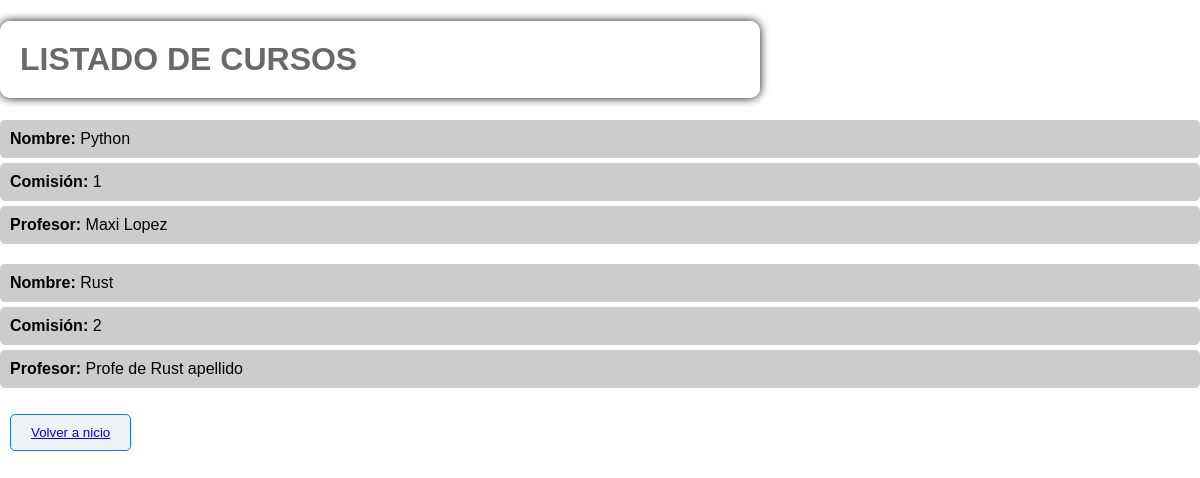
Page /curso/list on the earlier database version.
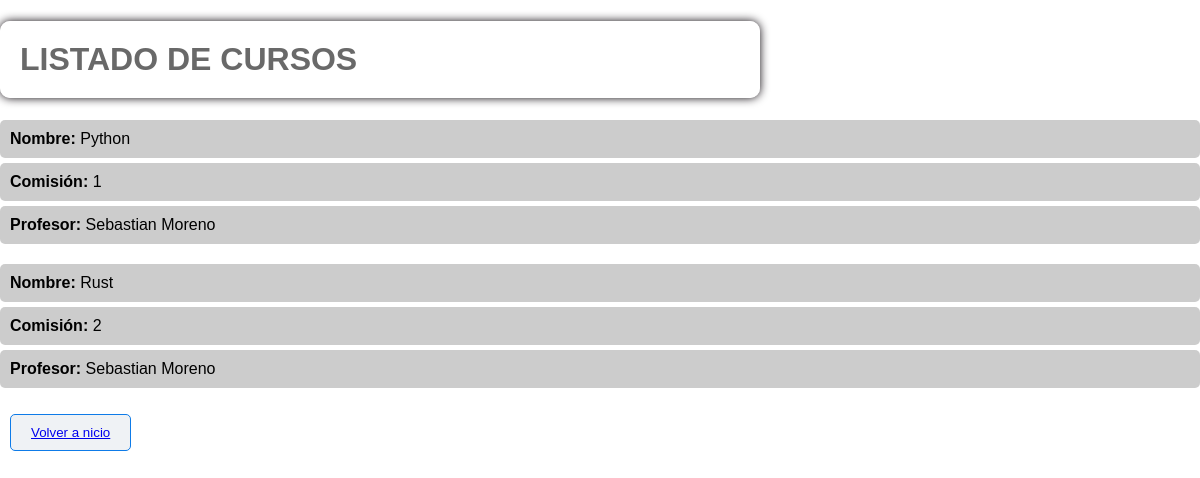
Same page on the later database version.
### core/models.py (models this page shows, shortened)
class Curso(models.Model):
    nombre = models.CharField(max_length=50)
    comision = models.PositiveIntegerField()
    profesor = models.ForeignKey(Profesor, on_delete=models.SET_NULL, null=True, blank=True)

class Profesor(models.Model):
    nombre = models.CharField(max_length=30)
    apellido = models.CharField(max_length=50)
    email = models.EmailField()
    def __str__(self) -> str:
        return f"{self.nombre} {self.apellido}"

### core/views.py (the view)
# urls.py: path("curso/list", views.curso_list, name="curso_list"),
def curso_list(request):
    consulta = models.Curso.objects.all()
    contexto = {"curso": consulta}
    return render(request, "core/curso_list.html", contexto)

### core/templates/core/curso_list.html (shortened to what this page needs)
{% extends 'core/base.html' %}
{% block contenido %}
<h1>LISTADO DE CURSOS</h1>
{% for curso in curso %}
<ul>
    <li>
        <strong>Nombre:</strong> {{ curso.nombre }}
    </li>
    <li>
        <strong>Comisión:</strong> {{ curso.comision }}
    </li>
    <li>
        <strong>Profesor:</strong> {{ curso.profesor }}
    </li>
</ul>
{% endfor %}
<button class="btn2"><a href="{% url 'index' %}">Volver a nicio</a></button>
{% endblock contenido %}

Differences in the rows shown:
changed Curso "Python": profesor "Maxi Lopez" → "Sebastian Moreno"
changed Curso "Rust": profesor "Profe de Rust apellido" → "Sebastian Moreno"
